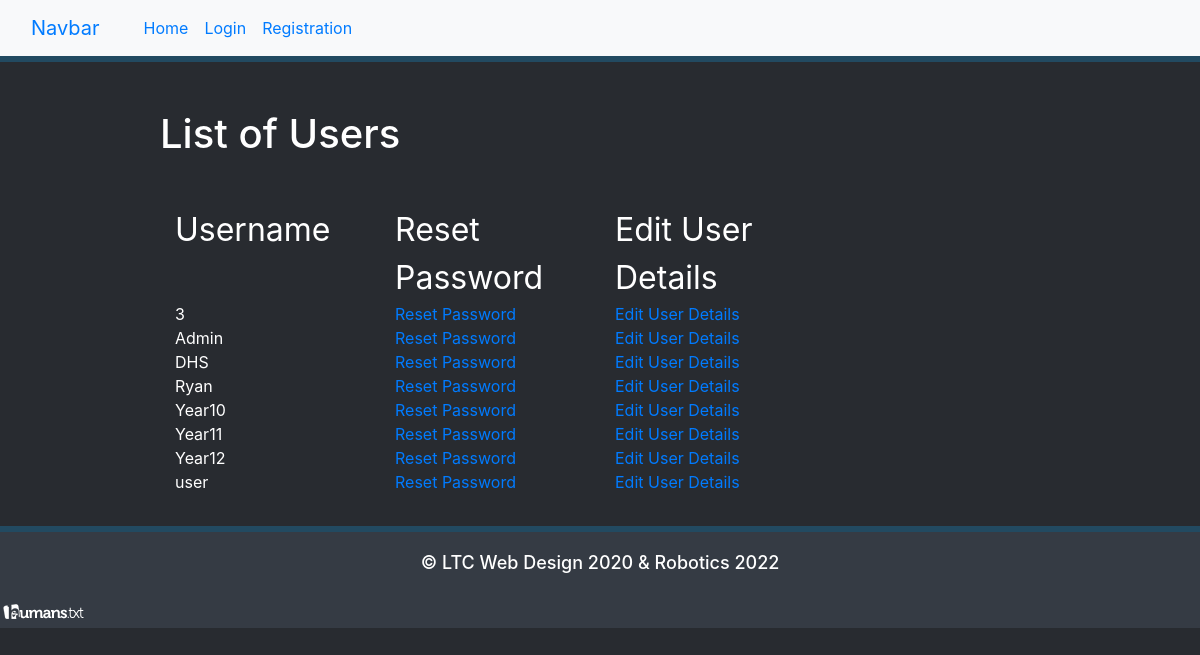
The app's page /report/listallusers, older data.
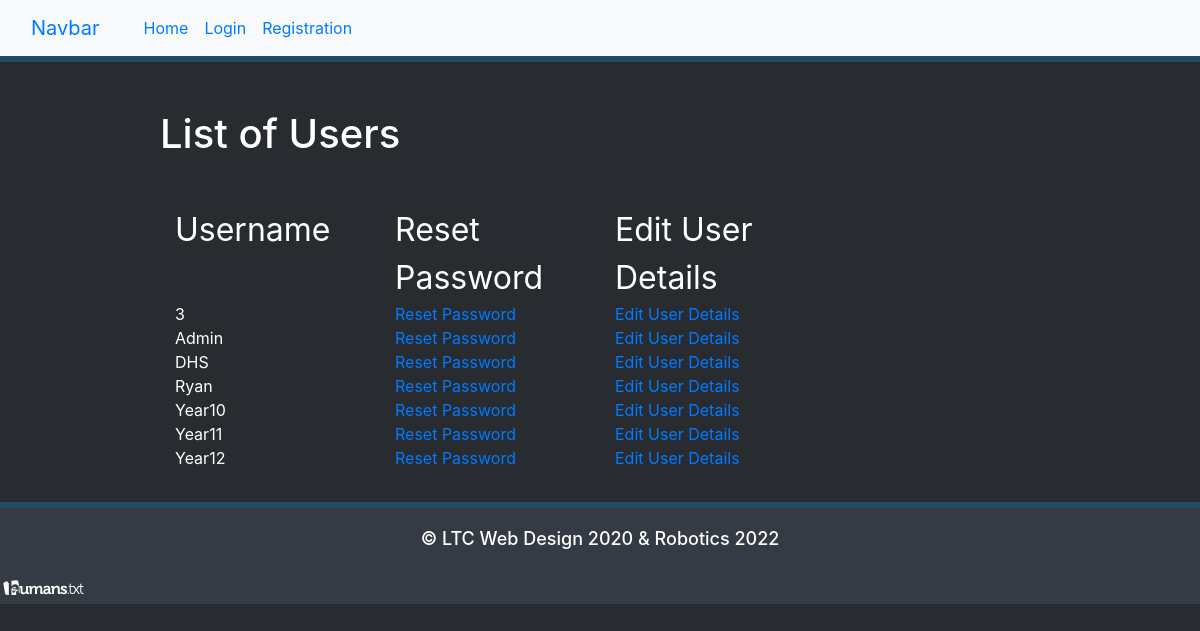
The same page, newer data.
### models.py (models this page shows, shortened)
class User(UserMixin, db.Model):
    id = db.Column(db.Integer, primary_key=True)
    name = db.Column(db.String(64), index=True, unique=True)
    username = db.Column(db.String(64), index=True, unique=True)
    email = db.Column(db.String(120), index=True, unique=True)
    password_hash = db.Column(db.String(128))
    is_administrator = db.Column(db.Boolean)
    current_score = db.Column(db.Integer)
    active_player = db.Column(db.Boolean)

### bp_game_management.py (the view)
@game_management_blueprint.route('/report/listallusers')
def display_users():
    sql = text('select username, id from user')
    result = db.engine.execute(sql)
    users = []
    for row in result:
        users.append(row)
    return render_template('userList.html', Title='List of Users', data=users, user=current_user)

### templates/userList.html (shortened to what this page needs)
{% extends 'base.html' %}
{% block header %}
  <h1>{{ Title }}</h1>
{% endblock %}
{% block content %}
    <div class="container-fluid">
        <div class="row">
            <div style='font-size: xx-large' class="col-lg-3 text-white">Username</div>
            <div style='font-size: xx-large' class="col-lg-3 text-white">Reset Password</div>
            <div style='font-size: xx-large' class="col-lg-3 text-white">Edit User Details</div>
        </div>
        {% for user in data %}
            <div class="row">
                <div class="col-lg-3 text-white">{{ user[0] }}</div>
                <div class="col-lg-3 text-white"><a href="/reset_password/{{ user[1] }}">Reset Password</a></div>
                <div class="col-lg-3 text-white"><a href="/edit_user/{{ user[1] }}">Edit User Details</a></div>
            </div>
        {% endfor %}
    </div>
{% endblock %}

Row changes from the older to the newer data that the page shows:
removed User: username "user"
